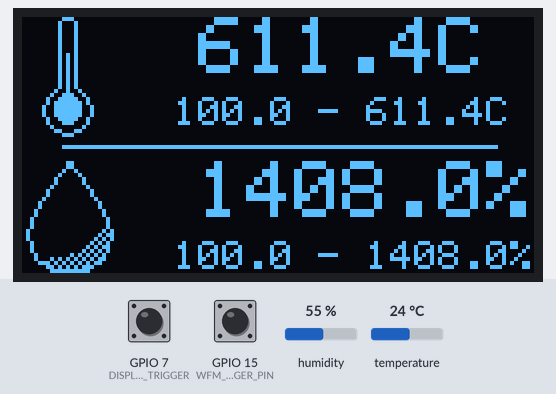
Bench run of a program on a simulated ESP32-S2. Shown: 128×64 one-colour display. Wiring (inferred from the names in the program): DHT11 sensor: data GPIO 14. Inputs (shaded band) come from the test bench; at power-on: humidity 55 %, GPIO 7 (DISPLAY_TEST_MODE_TRIGGER) HIGH, GPIO 15 (WFM_CONFIG_TRIGGER_PIN) HIGH, temperature 24 °C. WiFi joins after 1.5 s; servers stay silent unless stated; what the program prints to the serial monitor is not drawn.

Above: at 4.1 s.
4.2 s: humidity set to 22 %
At 6.3 s:
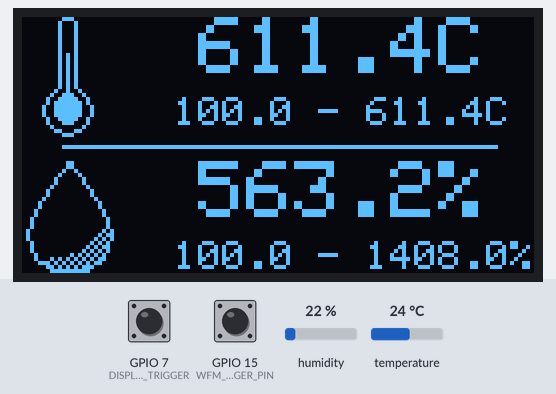
7.0 s: GPIO 7 (DISPLAY_TEST_MODE_TRIGGER) pulled LOW for 2.35 s
At 8.7 s:
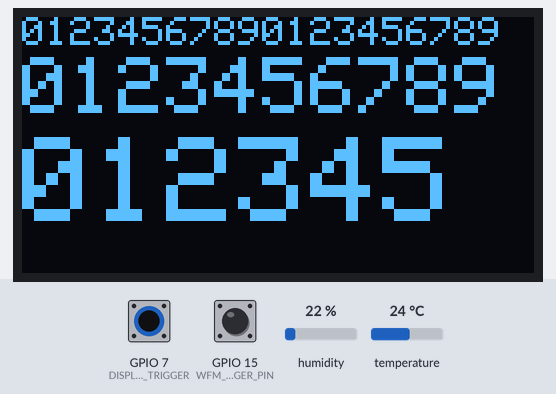
Timing chart, 0 to 10.2 s (numbered marks = the images above; inputs shaded):
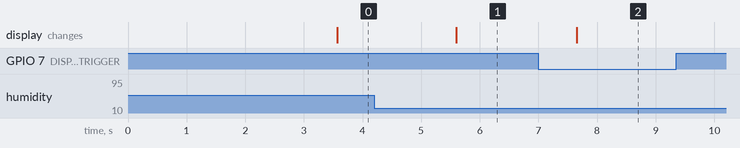

The program:

main.cpp
```cpp
#include <Arduino.h>
// OLed
#pragma region Library Includes
// Include Wire Library for I2C
#include <Wire.h>

// Define Display attach to ESP32
#define DISPLAY_OLED
// #define DISPLAY_LCD
// #define DISPLAY_NONE

// // Include SPIFFS and Json Libraries
// #include <FS.h>
// #include <SPIFFS.h>
// #include <ArduinoJson.h>

#include <ClimateMonitorData.h>

#define JSON_CONFIG_FILE "/climate_config.json"

// Include OLED libraries
// #include <Adafruit_GFX.h>
// #include <Adafruit_SSD1306.h>
#ifdef DISPLAY_OLED
#include <ClimateMonitorOLED.h>
#endif // #ifdef DISPLAY_OLED

// Include Temp and Humid Libraries
#include <DHT.h>

// Include WiFiManager Libraries, https://github.com/tzapu/WiFiManager
#include <WiFiManager.h>
#include <DNSServer.h>
#include <WebServer.h>
#pragma endregion

#define SERIAL_DEBUG_OUTPUT true

// select which pin will trigger the configuration portal when set to LOW
#define WFM_CONFIG_TRIGGER_PIN 15

// select which pins will trigger display mode
#define DISPLAY_MODE_SECTION_0_TRIGGER_PIN 8
#define DISPLAY_MODE_SECTION_1_TRIGGER_PIN 9

// select which pin will trigger display mode
#define MIN_MAX_RESET_TRIGGER_PIN 10

// WMF setup default values
// #define WFM_SET_DEBUG_OUTPUT
#define WFM_TIMEOUT 120 // seconds to run for
#define WFM_AP_NAME "HT_SETUP_AP"
#define WFM_AP_USE_PASSPHRASE false
#define WFM_AP_PASSPHRASE "Pa$$w0rd"

// Include display test mode
#ifdef INCLUDE_DISPLAY_TEST
#define DISPLAY_TEST_MODE_TRIGGER 7
#endif

// Reset pin for OLED
#define SCREEN_WIDTH 128 // OLED display width, in pixels
#define SCREEN_HEIGHT 64 // OLED display height, in pixels

// Declaration for an SSD1306 display connected to I2C (SDA, SCL pins)
// The pins for I2C are defined by the setPins function of the Wire library.
// #define SCREEN_ADDRESS 0x3C ///< See datasheet for Address; 0x3D for 128x64, 0x3C for 128x32
// #define I2C_SDA 12
// #define I2C_SCL 13

#ifdef DISPLAY_OLED
ClimateMonitorOLED climateDisplay(I2C_SDA, I2C_SCL);
#endif // #ifdef DISPLAY_OLED

bool forceDisplayUpdate = true;

// Define Temp & Humid object
#define DHT_DATA_PIN 14
DHT dht;

bool shouldSaveConfig = false;

ClimateMonitorData climatMonitorData(JSON_CONFIG_FILE);

WiFiManager wmf;

// WFM Parameters, setup
WiFiManagerParameter locationTextBox("id_location", "Location", "Location", 20);

// Run variables
uint no_of_updates = 0;

void displayTempHumidity();
void checkWFMTrigger();
void checkDisplayTrigger();
void saveConfigFile();

#ifdef INCLUDE_DISPLAY_TEST
void checkDisplayTestTrigger();
#endif // #ifdef INCLUDE_DISPLAY_TEST

void setup()
{
  // Start Wire linrary for I2C
  Wire.begin();

  // Initialize OLED with I3´2C addr 0x3c
  climateDisplay.begin(0x3C);

  // Initialize Temp & Humid Sensor
  dht.setup(DHT_DATA_PIN);

  // WIFI Setup
  WiFi.mode(WIFI_STA); // explicitly set mode, esp defaults to STA+AP

  // Setup trigger pins
  pinMode(WFM_CONFIG_TRIGGER_PIN, INPUT_PULLUP);             // WFM Trigger
  pinMode(DISPLAY_MODE_SECTION_0_TRIGGER_PIN, INPUT_PULLUP); // Display mode trigger
  pinMode(MIN_MAX_RESET_TRIGGER_PIN, INPUT_PULLUP);          // Reset min/max values trigger

#ifdef INCLUDE_DISPLAY_TEST
  pinMode(DISPLAY_TEST_MODE_TRIGGER, INPUT_PULLUP); // Show test display trigger
#endif                                              // #ifdef INCLUDE_DISPLAY_TEST

#ifndef WFM_SET_DEBUG_OUTPUT
  wmf.setDebugOutput(false);
#endif

#if WFM_AP_USE_PASSPHRASE
  bool res = wmf.autoConnect(WFM_AP_NAME, WFM_AP_PASSPHRASE);
#else
  bool res = wmf.autoConnect(WFM_AP_NAME);
#endif

#if SERIAL_DEBUG_OUTPUT
  if (!res)
  {
    Serial.println("Failed to connect");
    // ESP.restart();
  }
  else
  {
    // if you get here you have connected to the WiFi
    Serial.println("connected...yeey :)");
  }
#endif
}

void loop()
{
  checkWFMTrigger();

#ifdef INCLUDE_DISPLAY_TEST
  checkDisplayTestTrigger();
#endif // #ifdef INCLUDE_DISPLAY_TEST

  displayTempHumidity();
}

void displayTempHumidity()
{
  // Delay to allow sensor to stabalize
  delay(dht.getMinimumSamplingPeriod());

  // Read Humidity and Temperature
  float currentHumidity = dht.getHumidity();
  float currentTemperature = dht.getTemperature();

  if (isnan(currentHumidity) || isnan(currentTemperature))
    return;

  bool update = climatMonitorData.updateTemperatureAndHumidity(currentTemperature, currentHumidity);

  if (!forceDisplayUpdate && !update)
    return;

  forceDisplayUpdate = false;
#ifndef DISPLAY_NONE // Don't call climatDisplay.update, if there is no display
  climateDisplay.update(WiFi.SSID(), WiFi.localIP().toString(), &climatMonitorData);
#endif // #ifndef DISPLAY_NONE
}

// Check if WFM trigger is pressed
void checkWFMTrigger()
{
  if (digitalRead(WFM_CONFIG_TRIGGER_PIN) == LOW)
  {
    // reset settings - for testing
    // wm.resetSettings();
    climateDisplay.invertDisplay(true);

    wmf.addParameter(&locationTextBox);

    // set configportal timeout
    wmf.setConfigPortalTimeout(WFM_TIMEOUT);

#if WFM_AP_USE_PASSPHRASE
    bool res = wmf.startConfigPortal(WFM_AP_NAME, WFM_AP_PASSPHRASE);
#else
    bool res = wmf.startConfigPortal(WFM_AP_NAME);
#endif

    if (!res)
    {
      delay(3000);
      // reset and try again, or maybe put it to deep sleep
      ESP.restart();
      delay(5000);
    }
    forceDisplayUpdate = climatMonitorData.updateLocation(locationTextBox.getValue());
    climateDisplay.invertDisplay(false);

    // if you get here you have connected to the WiFi
  }
}

void checkDisplayTrigger()
{
  if (digitalRead(DISPLAY_MODE_SECTION_0_TRIGGER_PIN) == LOW)
  {
    climateDisplay.shiftContent(BOTTOM);

    forceDisplayUpdate = true;
  }
}

#ifdef INCLUDE_DISPLAY_TEST
void checkDisplayTestTrigger()
{
  if (digitalRead(DISPLAY_TEST_MODE_TRIGGER) == LOW)
  {
    climateDisplay.testDisplay();
    delay(10000);
  }
  forceDisplayUpdate = true;
}
#endif // #ifdef INCLUDE_DISPLAY_TEST

// void saveConfigFile()
// {
//   JsonDocument jsonDoc;
//   jsonDoc["location"] = htData.location;
//   jsonDoc["humidity"] = htData.lastHumidity;
//   jsonDoc["min_humidity"] = htData.minHumidity;
//   jsonDoc["max_humidity"] = htData.maxHumidity;
//   jsonDoc["temperature"] = htData.lastTemperature;
//   jsonDoc["min_temperature"] = htData.minTemperature;
//   jsonDoc["max_temperature"] = htData.maxTemperature;
//
//   // Open config file
//   File configFile = SPIFFS.open(JSON_CONFIG_FILE, "w");
//   if (!configFile)
//   {
// #if SERIAL_DEBUG_OUTPUT
//     Serial.println("Failed to op config file for writing");
// #endif
//     return;
//   }
// }
```

Measured:
- after the input at 4.2 s, the display: changes after 1.4 s (image 1)
- after the input at 7.0 s, the display: changes after 0.65 s (image 2)
